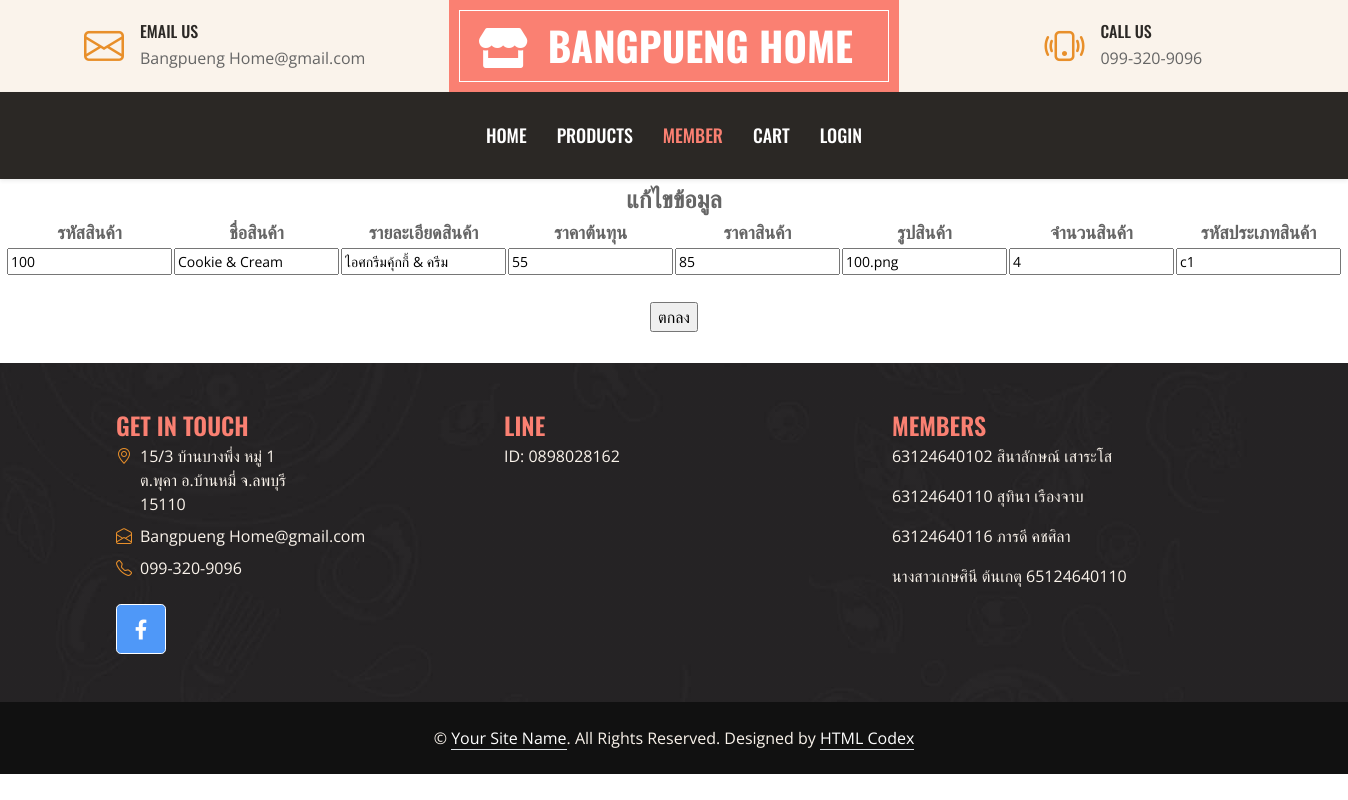
Page /updatep.php?p_id=100 on the committed database.
### tables this page shows
CREATE TABLE `product` (
  `p_id` varchar(20) NOT NULL,
  `p_name` text NOT NULL,
  `p_detail` text NOT NULL,
  `p_cost` int(11) NOT NULL,
  `p_price` int(11) NOT NULL,
  `p_img` varchar(200) NOT NULL,
  `p_num` text NOT NULL,
  `ct_id` varchar(20) NOT NULL
);

### updatep.php (the view, shortened to what this page needs)
<!DOCTYPE html>
<html lang="en">
<head>
    <link href="https://cdnjs.cloudflare.com/ajax/libs/font-awesome/5.10.0/css/all.min.css" rel="stylesheet">
    <link href="https://cdn.jsdelivr.net/npm/bootstrap-icons@1.4.1/font/bootstrap-icons.css" rel="stylesheet">
    <link href="lib/owlcarousel/assets/owl.carousel.min.css" rel="stylesheet">
    <link href="css/bootstrap.min.css" rel="stylesheet">
    <link href="css/style.css" rel="stylesheet">
</head>
<body>
    <div class="container-fluid px-0 d-none d-lg-block">
        <div class="row gx-0">
            <div class="col-lg-4 text-center bg-secondary py-3">
                <div class="d-inline-flex align-items-center justify-content-center">
                    <i class="bi bi-envelope fs-1 text-primary me-3"></i>
                    <div class="text-start">
                        <h6 class="text-uppercase mb-1">Email Us</h6>
                        <span>Bangpueng Home@gmail.com</span>
                    </div>
                </div>
            </div>
<div class="col-lg-4 text-center bg-custom-color border-inner py-3">
    <div class="d-inline-flex align-items-center justify-content-center">
        <a href="index.html" class="navbar-brand">
            <h1 class="m-0 text-uppercase text-white"><i class="fas fa-store"></i>&nbsp;&nbsp;Bangpueng Home</h1>
        </a>
    </div>
</div>
            <div class="col-lg-4 text-center bg-secondary py-3">
                <div class="d-inline-flex align-items-center justify-content-center">
                    <i class="bi bi-phone-vibrate fs-1 text-primary me-3"></i>
                    <div class="text-start">
                        <h6 class="text-uppercase mb-1">Call Us</h6>
                        <span>099-320-9096</span>
                    </div>
                </div>
            </div>
        </div>
    </div>
    <nav class="navbar navbar-expand-lg bg-dark navbar-dark shadow-sm py-3 py-lg-0 px-3 px-lg-0">
        <div class="collapse navbar-collapse" id="navbarCollapse">
            <div class="navbar-nav ms-auto mx-lg-auto py-0">
                <a href="index.html" class="nav-item nav-link">Home</a>
                <a href="listp_records.php" class="nav-item nav-link">Products</a>
                <a href="list_records.php" class="nav-item nav-link active">Member</a>
                <a href="cart.php" class="nav-item nav-link">Cart</a>
                <a href="login.php" class="nav-item nav-link">Login</a>
            </div>
        </div>
    </nav>
<?php
$p_id=$_GET['p_id'];
$sql="SELECT * FROM product WHERE p_id='$p_id'";
$result=mysql_query($sql);
$rows=mysql_fetch_array($result);
?>
<center>
<table border="0" cellspacing="1">
<tr>
<form name="form1" method="post" action="updatep_ac.php">
<td>
<table border="0" cellspacing="1">
<tr>
<td>&nbsp;</td>
<td align="center" colspan="6"><font size = "5"><strong>แก้ไขข้อมูล</strong> </td>
</tr>
<tr>
<td align="center"><font size = "4"><strong>รหัสสินค้า</strong></td>
<td align="center"><font size = "4"><strong>ชื่อสินค้า</strong></td>
<td align="center"><font size = "4"><strong>รายละเอียดสินค้า</strong></td>
<td align="center"><font size = "4"><strong>ราคาต้นทุน</strong></td>
<td align="center"><font size = "4"><strong>ราคาสินค้า</strong></td>
<td align="center"><font size = "4"><strong>รูปสินค้า</strong></td>
<td align="center"><font size = "4"><strong>จำนวนสินค้า</strong></td>
<td align="center"><font size = "4"><strong>รหัสประเภทสินค้า</strong></td>
</tr>
<tr>
<td align="center"><font style='font-size:14px'>
<input name="p_id" type="text" id="p_id" value="<? echo $rows['p_id']; ?>">
</td>
<td align="center"><font style='font-size:14px'>
<input name="p_name" type="text" id="p_name" value="<? echo $rows['p_name']; ?>">
</td>
<td align="center"><font style='font-size:14px'>
<input name="p_detail" type="text" id="p_detail" value="<? echo $rows['p_detail']; ?>">
</td>
<td align="center"><font style='font-size:14px'>
<input name="p_cost" type="text" id="p_cost" value="<? echo $rows['p_cost']; ?>">
</td>
<td align="center"><font style='font-size:14px'>
<input name="p_price" type="text" id="p_price" value="<? echo $rows['p_price']; ?>">
</td>
<td align="center"><font style='font-size:14px'>
<input name="p_img" type="text" id="p-img" value="<? echo $rows['p_img']; ?>">
</td>
</td>
<td align="center"><font style='font-size:14px'>
<input name="p_num" type="text" id="p_num" value="<? echo $rows['p_num']; ?>">
</td>
<td align="center"><font style='font-size:14px'>
<input name="ct_id" type="text" id="ct_id" value="<? echo $rows['ct_id']; ?>">
</td>
</tr>
<tr>
<td>&nbsp;</td>
<td>
</td>
<td>&nbsp;</td>
</tr>
</table>
<center><input type="submit" name="Submit" value="ตกลง"></center>
</center>
<div class="container-fluid bg-img text-secondary" style="margin-top: 30px">
        <div class="container">
            <div class="row gx-5">
                <div class="col-lg-12 col-md-6">
                    <div class="row gx-5">
                        <div class="col-lg-4 col-md-10 pt-5 mb-5">
                             <h4 style="color: salmon; text-transform: uppercase; margin-bottom: 4px;">Get In Touch</h4>
                            <div class="d-flex mb-2">
                                <i class="bi bi-geo-alt text-primary me-2"></i>
                                <p class="mb-0">15/3 บ้านบางพึ่ง หมู่ 1 <br> ต.พุคา อ.บ้านหมี่ จ.ลพบุรี <br> 15110</p>
                            </div>
                            <div class="d-flex mb-2">
                                <i class="bi bi-envelope-open text-primary me-2"></i>
                                <p class="mb-0">Bangpueng Home@gmail.com</p>
                            </div>
                            <div class="d-flex mb-2">
                                <i class="bi bi-telephone text-primary me-2"></i>
                                <p class="mb-0">099-320-9096</p>
                            </div>
                            <div class="d-flex mt-4">
                                <a class="btn btn-lg btn-custom-color btn-lg-square " href="https://web.facebook.com/OTOPBANGPHUNG" style="color: white;" ><i class="fab fa-facebook-f fw-normal"></i></a>
                            </div>
                        </div>
                        <div class="col-lg-4 col-md-12 pt-0 pt-lg-5 mb-5">
                            <h4 style="color: salmon; text-transform: uppercase; margin-bottom: 4px;">Line</h4>
                            <p>ID: 0898028162</p>
                        </div>
                        <div class="col-lg-4 col-md-12 pt-0 pt-lg-5 mb-5">
                            <h4 style="color: salmon; text-transform: uppercase; margin-bottom: 4px;">Members</h4>
                            <p>63124640102 สินาลักษณ์ เสาระโส</p>
                            <p>63124640110 สุทินา เรืองจาบ</p>
                            <p>63124640116 ภารดี คชศิลา</p>
                            <p>นางสาวเกษศินี ต้นเกตุ 65124640110</p>
                        </div>
                    </div>
                </div>
            </div>
        </div>
    </div>
    <div class="container-fluid text-secondary py-4" style="background: #111111;">
        <div class="container text-center">
            <p class="mb-0">&copy; <a class="text-white border-bottom" href="#">Your Site Name</a>. All Rights Reserved. Designed by <a class="text-white border-bottom" href="https://htmlcodex.com">HTML Codex</a></p>
        </div>
    </div>
</body>
</html>

### css/style.css (style rules this page uses)
:root { --primary: salmon; --secondary: #FAF3EB; --light: #FFFFFF; --dark: #2B2825; }
h1, h2, .font-weight-bold { font-weight: 700 !important; }
h3, h4, .font-weight-semi-bold { font-weight: 600 !important; }
h5, h6, .font-weight-medium { font-weight: 500 !important; }
.btn { font-family: 'Oswald', sans-serif; font-weight: 600; transition: .5s; }
.border-inner { position: relative; }
.border-inner * { position: relative; z-index: 1; }
.border-inner::before { position: absolute; content: ""; top: 10px; right: 10px; bottom: 10px; left: 10px; background: none; border: 1px solid var(--light); z-index: 0; }
.btn-lg-square { width: 50px; height: 50px; }
.btn-square, .btn-sm-square, .btn-lg-square { padding-left: 0; padding-right: 0; text-align: center; }
.navbar-dark .navbar-nav .nav-link { font-family: 'Oswald', sans-serif; padding: 30px 15px; font-size: 18px; font-weight: 500; text-transform: uppercase; color: var(--light); outline: none; transition: .5s; }
.navbar-dark .navbar-nav .nav-link:hover, .navbar-dark .navbar-nav .nav-link.active { color: var(--primary); }
.bg-custom-color { background-color:salmon; border-color:white; }
.btn-custom-color { background-color:rgb(79, 152, 248); border-color:white; }
.bg-img { background: linear-gradient(rgba(43, 40, 37, .5), rgba(43, 40, 37, .5)), url(../img/bg.jpg) center center no-repeat; background-size: cover; }

### rows in the picture
product: p_id "100", p_name "Cookie & Cream", p_detail "ไอศกรีมคุ้กกี้ & ครีม", p_cost "55", p_price "85", p_img "100.png", p_num "4", ct_id "c1"
